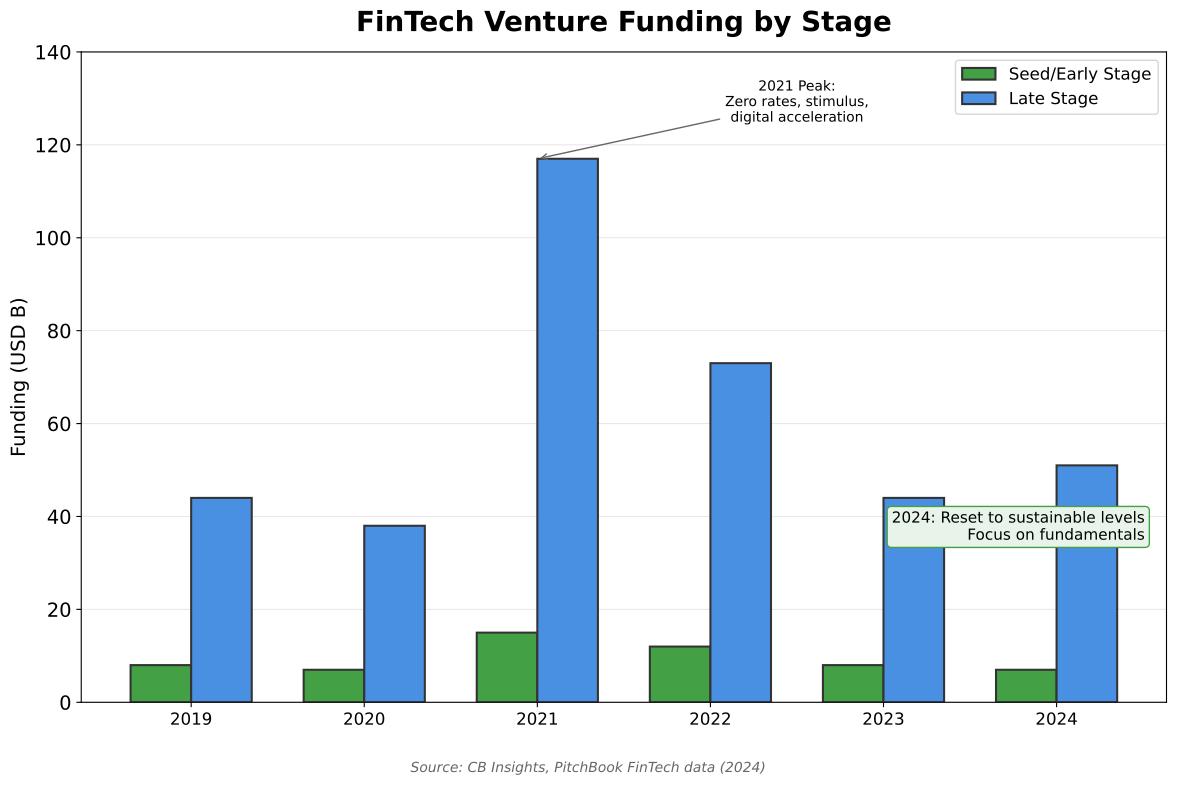

This figure's Python source:
"""
Venture Funding Cycles
Shows FinTech venture funding cycles

Output: venture_funding_cycles.pdf
Module: module_01_fintech
Lesson: 12 - FinTech Trends
"""

from pathlib import Path
import matplotlib.pyplot as plt
import numpy as np

CHART_METADATA = {
    'title': 'Venture Funding Cycles',
    'module': 'module_01_fintech',
    'lesson': 12,
    'url': 'https://github.com/Digital-AI-Finance/digital-finance/tree/main/module_01_fintech/figures/venture_funding_cycles'
}

plt.rcParams.update({
    'font.size': 14,
    'axes.labelsize': 14,
})

def create_chart():
    """Create venture funding cycles chart"""
    fig, ax = plt.subplots(figsize=(12, 8))

    years = ['2019', '2020', '2021', '2022', '2023', '2024']
    seed_early = [8, 7, 15, 12, 8, 7]  # USD B
    late_stage = [44, 38, 117, 73, 44, 51]  # USD B

    x = np.arange(len(years))
    width = 0.35

    bars1 = ax.bar(x - width/2, seed_early, width, label='Seed/Early Stage',
                   color='#44A044', edgecolor='#333333', lw=1.5)
    bars2 = ax.bar(x + width/2, late_stage, width, label='Late Stage',
                   color='#4A90E2', edgecolor='#333333', lw=1.5)

    ax.set_ylabel('Funding (USD B)', fontsize=14)
    ax.set_title('FinTech Venture Funding by Stage', fontsize=20, fontweight='bold', pad=15)
    ax.set_xticks(x)
    ax.set_xticklabels(years, fontsize=12)
    ax.legend(fontsize=12)
    ax.set_ylim(0, 140)
    ax.yaxis.grid(True, alpha=0.3)
    ax.set_axisbelow(True)

    # 2021 peak annotation
    ax.annotate('2021 Peak:\nZero rates, stimulus,\ndigital acceleration',
               xy=(2, 117), xytext=(3.5, 125),
               fontsize=10, ha='center',
               arrowprops=dict(arrowstyle='->', color='#666666'))

    # Current state annotation
    ax.text(0.98, 0.25, '2024: Reset to sustainable levels\nFocus on fundamentals',
           transform=ax.transAxes, fontsize=11, ha='right',
           bbox=dict(boxstyle='round', facecolor='#E8F4EA', edgecolor='#44A044'))

    # Source
    fig.text(0.5, 0.02, 'Source: CB Insights, PitchBook FinTech data (2024)',
            fontsize=10, ha='center', style='italic', color='#666666')

    plt.tight_layout(rect=[0, 0.05, 1, 1])

    output_path = Path(__file__).parent / 'venture_funding_cycles.pdf'
    plt.savefig(output_path, format='pdf', dpi=300, bbox_inches='tight')
    plt.close()
    print(f"Chart saved to: {output_path}")
    return output_path

if __name__ == '__main__':
    create_chart()
